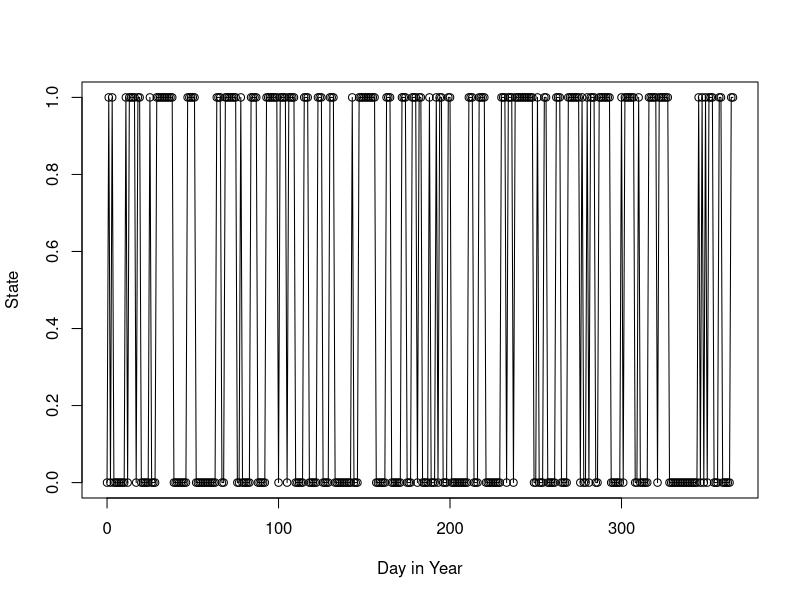

This chart was generated by the following R code:
# Exercise Week 36, task 2c). 
# Simulate the weather for one year based on the given Markov chain. 

# State 0 = It rained today.
# State 1 = It did not rain today. 

P <- matrix(c(0.70, 0.25, 0.30, 0.75), nrow = 2)

# Simulate for one year.
B <- 365

# Initialize storage
x <- vector('numeric', length = B+1)


# Initial state
x[1] <- 0

simulate <- function(B, x){
  # Simulate.
  for (y in 1:B){
    x[y+1] <- sample.int(2, size = 1, replace = TRUE, prob = P[x[y]+1,])-1
  }
  return (x)
}
 
x <- simulate(B, x)

plot(0:B, x, type = "o", xlab="Day in Year", ylab="State")


# What is the probability of rain for a random day during the year?

sims <- 3000
occurrences <- 0
for (s in 1:sims){
  randomDay = runif(1, min = 1, max = 365) 
  x <- simulate(B, x)
  
  if (x[randomDay] == 0){
    occurrences <- occurrences + 1
  }
}

print("Probability of rain for a random day during the year:")
cat("\n")
print(occurrences/sims)
